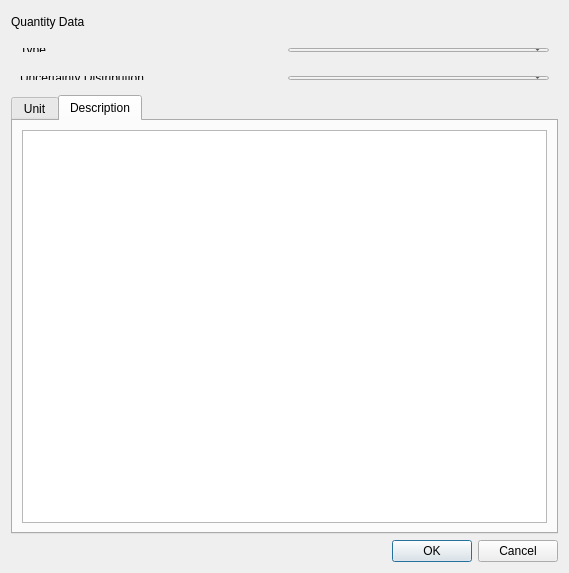
<?xml version="1.0" encoding="UTF-8"?>
<ui version="4.0">
 <class>Form</class>
 <widget class="QWidget" name="Form">
  <property name="geometry">
   <rect>
    <x>0</x>
    <y>0</y>
    <width>569</width>
    <height>573</height>
   </rect>
  </property>
  <property name="windowTitle">
   <string>Form</string>
  </property>
  <layout class="QGridLayout" name="gridLayout">
   <item row="0" column="0">
    <layout class="QGridLayout" name="gridLayout_3">
     <item row="0" column="0">
      <widget class="QLabel" name="label">
       <property name="maximumSize">
        <size>
         <width>16777215</width>
         <height>22</height>
        </size>
       </property>
       <property name="text">
        <string>Quantity Data</string>
       </property>
      </widget>
     </item>
     <item row="5" column="0">
      <widget class="QDialogButtonBox" name="buttonBox">
       <property name="standardButtons">
        <set>QDialogButtonBox::Cancel|QDialogButtonBox::Ok</set>
       </property>
      </widget>
     </item>
     <item row="1" column="0">
      <widget class="QFrame" name="horizontalFrame">
       <property name="maximumSize">
        <size>
         <width>16777215</width>
         <height>22</height>
        </size>
       </property>
       <layout class="QHBoxLayout" name="horizontalLayout">
        <item>
         <widget class="QLabel" name="label_2">
          <property name="maximumSize">
           <size>
            <width>16777215</width>
            <height>22</height>
           </size>
          </property>
          <property name="text">
           <string>Type</string>
          </property>
         </widget>
        </item>
        <item>
         <widget class="QComboBox" name="comboBox_2"/>
        </item>
       </layout>
      </widget>
     </item>
     <item row="2" column="0">
      <widget class="QFrame" name="horizontalFrame_2">
       <property name="maximumSize">
        <size>
         <width>16777215</width>
         <height>22</height>
        </size>
       </property>
       <layout class="QHBoxLayout" name="horizontalLayout_2">
        <item>
         <widget class="QLabel" name="label_3">
          <property name="maximumSize">
           <size>
            <width>16777215</width>
            <height>22</height>
           </size>
          </property>
          <property name="text">
           <string>Uncertainty Distribution</string>
          </property>
         </widget>
        </item>
        <item>
         <widget class="QComboBox" name="comboBox_3"/>
        </item>
       </layout>
      </widget>
     </item>
     <item row="3" column="0">
      <layout class="QGridLayout" name="gridLayout_2"/>
     </item>
     <item row="4" column="0">
      <layout class="QGridLayout" name="gridLayout_4">
       <item row="0" column="0">
        <widget class="QTabWidget" name="tabWidget">
         <property name="sizePolicy">
          <sizepolicy hsizetype="Expanding" vsizetype="Minimum">
           <horstretch>0</horstretch>
           <verstretch>0</verstretch>
          </sizepolicy>
         </property>
         <property name="currentIndex">
          <number>1</number>
         </property>
         <widget class="QWidget" name="tab">
          <attribute name="title">
           <string>Unit</string>
          </attribute>
          <layout class="QGridLayout" name="gridLayout_6">
           <item row="0" column="0">
            <layout class="QGridLayout" name="gridLayout_5">
             <item row="0" column="1">
              <widget class="QLineEdit" name="lineEdit"/>
             </item>
             <item row="0" column="0">
              <widget class="QLabel" name="label_4">
               <property name="text">
                <string>Unit</string>
               </property>
              </widget>
             </item>
             <item row="1" column="0">
              <widget class="QLabel" name="label_5">
               <property name="text">
                <string>Definition</string>
               </property>
              </widget>
             </item>
             <item row="1" column="1">
              <widget class="QLineEdit" name="lineEdit_2"/>
             </item>
            </layout>
           </item>
          </layout>
         </widget>
         <widget class="QWidget" name="tab_2">
          <attribute name="title">
           <string>Description</string>
          </attribute>
          <layout class="QGridLayout" name="gridLayout_8">
           <item row="1" column="0">
            <widget class="QPlainTextEdit" name="plainTextEdit">
             <property name="sizePolicy">
              <sizepolicy hsizetype="Expanding" vsizetype="Minimum">
               <horstretch>0</horstretch>
               <verstretch>0</verstretch>
              </sizepolicy>
             </property>
            </widget>
           </item>
          </layout>
         </widget>
        </widget>
       </item>
      </layout>
     </item>
    </layout>
   </item>
  </layout>
 </widget>
 <resources/>
 <connections/>
</ui>
